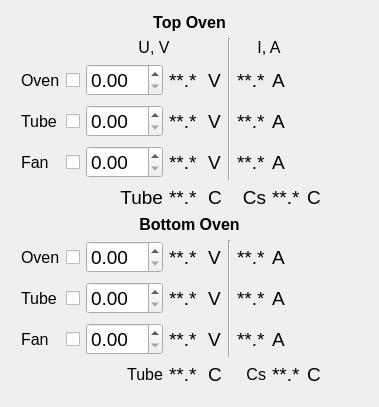
<?xml version="1.0" encoding="UTF-8"?>
<ui version="4.0">
 <class>MainWindow</class>
 <widget class="QMainWindow" name="MainWindow">
  <property name="geometry">
   <rect>
    <x>0</x>
    <y>0</y>
    <width>362</width>
    <height>400</height>
   </rect>
  </property>
  <property name="sizePolicy">
   <sizepolicy hsizetype="Preferred" vsizetype="Preferred">
    <horstretch>0</horstretch>
    <verstretch>0</verstretch>
   </sizepolicy>
  </property>
  <property name="maximumSize">
   <size>
    <width>362</width>
    <height>400</height>
   </size>
  </property>
  <property name="font">
   <font>
    <pointsize>12</pointsize>
   </font>
  </property>
  <property name="windowTitle">
   <string>Emittance Plot Processing</string>
  </property>
  <property name="windowIcon">
   <iconset>
    <normaloff>icon.png</normaloff>icon.png</iconset>
  </property>
  <widget class="QWidget" name="centralwidget">
   <property name="sizePolicy">
    <sizepolicy hsizetype="Maximum" vsizetype="Preferred">
     <horstretch>0</horstretch>
     <verstretch>0</verstretch>
    </sizepolicy>
   </property>
   <layout class="QVBoxLayout" name="verticalLayout">
    <property name="topMargin">
     <number>13</number>
    </property>
    <item>
     <layout class="QGridLayout" name="gridLayout_7">
      <property name="leftMargin">
       <number>12</number>
      </property>
      <property name="topMargin">
       <number>0</number>
      </property>
      <property name="rightMargin">
       <number>12</number>
      </property>
      <property name="bottomMargin">
       <number>12</number>
      </property>
      <item row="5" column="3">
       <widget class="QLabel" name="label_107">
        <property name="sizePolicy">
         <sizepolicy hsizetype="Preferred" vsizetype="Maximum">
          <horstretch>0</horstretch>
          <verstretch>0</verstretch>
         </sizepolicy>
        </property>
        <property name="font">
         <font>
          <pointsize>14</pointsize>
         </font>
        </property>
        <property name="text">
         <string>**.* </string>
        </property>
       </widget>
      </item>
      <item row="5" column="4">
       <widget class="QLabel" name="label_108">
        <property name="sizePolicy">
         <sizepolicy hsizetype="Maximum" vsizetype="Maximum">
          <horstretch>0</horstretch>
          <verstretch>0</verstretch>
         </sizepolicy>
        </property>
        <property name="font">
         <font>
          <pointsize>14</pointsize>
         </font>
        </property>
        <property name="text">
         <string>C</string>
        </property>
       </widget>
      </item>
      <item row="9" column="0">
       <widget class="QLabel" name="label_91">
        <property name="sizePolicy">
         <sizepolicy hsizetype="Maximum" vsizetype="Maximum">
          <horstretch>0</horstretch>
          <verstretch>0</verstretch>
         </sizepolicy>
        </property>
        <property name="text">
         <string>Fan</string>
        </property>
       </widget>
      </item>
      <item row="2" column="0">
       <widget class="QLabel" name="label_61">
        <property name="sizePolicy">
         <sizepolicy hsizetype="Maximum" vsizetype="Maximum">
          <horstretch>0</horstretch>
          <verstretch>0</verstretch>
         </sizepolicy>
        </property>
        <property name="text">
         <string>Oven</string>
        </property>
       </widget>
      </item>
      <item row="10" column="3">
       <widget class="QLabel" name="label_100">
        <property name="sizePolicy">
         <sizepolicy hsizetype="Preferred" vsizetype="Maximum">
          <horstretch>0</horstretch>
          <verstretch>0</verstretch>
         </sizepolicy>
        </property>
        <property name="font">
         <font>
          <pointsize>14</pointsize>
         </font>
        </property>
        <property name="text">
         <string>**.* </string>
        </property>
       </widget>
      </item>
      <item row="5" column="6">
       <widget class="QLabel" name="label_109">
        <property name="sizePolicy">
         <sizepolicy hsizetype="Preferred" vsizetype="Maximum">
          <horstretch>0</horstretch>
          <verstretch>0</verstretch>
         </sizepolicy>
        </property>
        <property name="font">
         <font>
          <pointsize>14</pointsize>
         </font>
        </property>
        <property name="text">
         <string>Cs</string>
        </property>
        <property name="alignment">
         <set>Qt::AlignRight|Qt::AlignTrailing|Qt::AlignVCenter</set>
        </property>
       </widget>
      </item>
      <item row="8" column="2">
       <widget class="QDoubleSpinBox" name="doubleSpinBox_13">
        <property name="sizePolicy">
         <sizepolicy hsizetype="Preferred" vsizetype="Maximum">
          <horstretch>0</horstretch>
          <verstretch>0</verstretch>
         </sizepolicy>
        </property>
        <property name="font">
         <font>
          <pointsize>14</pointsize>
         </font>
        </property>
       </widget>
      </item>
      <item row="7" column="3">
       <widget class="QLabel" name="label_93">
        <property name="sizePolicy">
         <sizepolicy hsizetype="Preferred" vsizetype="Maximum">
          <horstretch>0</horstretch>
          <verstretch>0</verstretch>
         </sizepolicy>
        </property>
        <property name="font">
         <font>
          <pointsize>14</pointsize>
         </font>
        </property>
        <property name="text">
         <string>**.* </string>
        </property>
       </widget>
      </item>
      <item row="10" column="6">
       <widget class="QLabel" name="label_103">
        <property name="sizePolicy">
         <sizepolicy hsizetype="Preferred" vsizetype="Maximum">
          <horstretch>0</horstretch>
          <verstretch>0</verstretch>
         </sizepolicy>
        </property>
        <property name="text">
         <string>Cs</string>
        </property>
        <property name="alignment">
         <set>Qt::AlignRight|Qt::AlignTrailing|Qt::AlignVCenter</set>
        </property>
       </widget>
      </item>
      <item row="4" column="2">
       <widget class="QDoubleSpinBox" name="doubleSpinBox_9">
        <property name="sizePolicy">
         <sizepolicy hsizetype="Preferred" vsizetype="Maximum">
          <horstretch>0</horstretch>
          <verstretch>0</verstretch>
         </sizepolicy>
        </property>
        <property name="font">
         <font>
          <pointsize>14</pointsize>
         </font>
        </property>
       </widget>
      </item>
      <item row="9" column="2">
       <widget class="QDoubleSpinBox" name="doubleSpinBox_14">
        <property name="sizePolicy">
         <sizepolicy hsizetype="Preferred" vsizetype="Maximum">
          <horstretch>0</horstretch>
          <verstretch>0</verstretch>
         </sizepolicy>
        </property>
        <property name="font">
         <font>
          <pointsize>14</pointsize>
         </font>
        </property>
       </widget>
      </item>
      <item row="9" column="4">
       <widget class="QLabel" name="label_95">
        <property name="sizePolicy">
         <sizepolicy hsizetype="Maximum" vsizetype="Maximum">
          <horstretch>0</horstretch>
          <verstretch>0</verstretch>
         </sizepolicy>
        </property>
        <property name="font">
         <font>
          <pointsize>14</pointsize>
         </font>
        </property>
        <property name="text">
         <string>V</string>
        </property>
       </widget>
      </item>
      <item row="9" column="1">
       <widget class="QCheckBox" name="checkBox_25">
        <property name="sizePolicy">
         <sizepolicy hsizetype="Maximum" vsizetype="Maximum">
          <horstretch>0</horstretch>
          <verstretch>0</verstretch>
         </sizepolicy>
        </property>
        <property name="text">
         <string/>
        </property>
       </widget>
      </item>
      <item row="2" column="3">
       <widget class="QLabel" name="label_68">
        <property name="sizePolicy">
         <sizepolicy hsizetype="Preferred" vsizetype="Maximum">
          <horstretch>0</horstretch>
          <verstretch>0</verstretch>
         </sizepolicy>
        </property>
        <property name="font">
         <font>
          <pointsize>14</pointsize>
         </font>
        </property>
        <property name="text">
         <string>**.* </string>
        </property>
       </widget>
      </item>
      <item row="5" column="8">
       <widget class="QLabel" name="label_111">
        <property name="sizePolicy">
         <sizepolicy hsizetype="Maximum" vsizetype="Maximum">
          <horstretch>0</horstretch>
          <verstretch>0</verstretch>
         </sizepolicy>
        </property>
        <property name="font">
         <font>
          <pointsize>14</pointsize>
         </font>
        </property>
        <property name="text">
         <string>C</string>
        </property>
       </widget>
      </item>
      <item row="8" column="1">
       <widget class="QCheckBox" name="checkBox_24">
        <property name="sizePolicy">
         <sizepolicy hsizetype="Maximum" vsizetype="Maximum">
          <horstretch>0</horstretch>
          <verstretch>0</verstretch>
         </sizepolicy>
        </property>
        <property name="text">
         <string/>
        </property>
       </widget>
      </item>
      <item row="2" column="1">
       <widget class="QCheckBox" name="checkBox_20">
        <property name="sizePolicy">
         <sizepolicy hsizetype="Maximum" vsizetype="Maximum">
          <horstretch>0</horstretch>
          <verstretch>0</verstretch>
         </sizepolicy>
        </property>
        <property name="text">
         <string/>
        </property>
       </widget>
      </item>
      <item row="3" column="1">
       <widget class="QCheckBox" name="checkBox_21">
        <property name="sizePolicy">
         <sizepolicy hsizetype="Maximum" vsizetype="Maximum">
          <horstretch>0</horstretch>
          <verstretch>0</verstretch>
         </sizepolicy>
        </property>
        <property name="text">
         <string/>
        </property>
       </widget>
      </item>
      <item row="4" column="3">
       <widget class="QLabel" name="label_78">
        <property name="sizePolicy">
         <sizepolicy hsizetype="Preferred" vsizetype="Maximum">
          <horstretch>0</horstretch>
          <verstretch>0</verstretch>
         </sizepolicy>
        </property>
        <property name="font">
         <font>
          <pointsize>14</pointsize>
         </font>
        </property>
        <property name="text">
         <string>**.* </string>
        </property>
       </widget>
      </item>
      <item row="4" column="4">
       <widget class="QLabel" name="label_79">
        <property name="sizePolicy">
         <sizepolicy hsizetype="Maximum" vsizetype="Maximum">
          <horstretch>0</horstretch>
          <verstretch>0</verstretch>
         </sizepolicy>
        </property>
        <property name="font">
         <font>
          <pointsize>14</pointsize>
         </font>
        </property>
        <property name="text">
         <string>V</string>
        </property>
       </widget>
      </item>
      <item row="2" column="4">
       <widget class="QLabel" name="label_71">
        <property name="sizePolicy">
         <sizepolicy hsizetype="Maximum" vsizetype="Maximum">
          <horstretch>0</horstretch>
          <verstretch>0</verstretch>
         </sizepolicy>
        </property>
        <property name="font">
         <font>
          <pointsize>14</pointsize>
         </font>
        </property>
        <property name="text">
         <string>V</string>
        </property>
       </widget>
      </item>
      <item row="4" column="1">
       <widget class="QCheckBox" name="checkBox_22">
        <property name="sizePolicy">
         <sizepolicy hsizetype="Maximum" vsizetype="Maximum">
          <horstretch>0</horstretch>
          <verstretch>0</verstretch>
         </sizepolicy>
        </property>
        <property name="text">
         <string/>
        </property>
       </widget>
      </item>
      <item row="8" column="4">
       <widget class="QLabel" name="label_94">
        <property name="sizePolicy">
         <sizepolicy hsizetype="Maximum" vsizetype="Maximum">
          <horstretch>0</horstretch>
          <verstretch>0</verstretch>
         </sizepolicy>
        </property>
        <property name="font">
         <font>
          <pointsize>14</pointsize>
         </font>
        </property>
        <property name="text">
         <string>V</string>
        </property>
       </widget>
      </item>
      <item row="3" column="4">
       <widget class="QLabel" name="label_74">
        <property name="sizePolicy">
         <sizepolicy hsizetype="Maximum" vsizetype="Maximum">
          <horstretch>0</horstretch>
          <verstretch>0</verstretch>
         </sizepolicy>
        </property>
        <property name="font">
         <font>
          <pointsize>14</pointsize>
         </font>
        </property>
        <property name="text">
         <string>V</string>
        </property>
       </widget>
      </item>
      <item row="3" column="2">
       <widget class="QDoubleSpinBox" name="doubleSpinBox_3">
        <property name="sizePolicy">
         <sizepolicy hsizetype="Preferred" vsizetype="Maximum">
          <horstretch>0</horstretch>
          <verstretch>0</verstretch>
         </sizepolicy>
        </property>
        <property name="font">
         <font>
          <pointsize>14</pointsize>
         </font>
        </property>
       </widget>
      </item>
      <item row="4" column="0">
       <widget class="QLabel" name="label_77">
        <property name="sizePolicy">
         <sizepolicy hsizetype="Maximum" vsizetype="Maximum">
          <horstretch>0</horstretch>
          <verstretch>0</verstretch>
         </sizepolicy>
        </property>
        <property name="text">
         <string>Fan</string>
        </property>
       </widget>
      </item>
      <item row="7" column="0">
       <widget class="QLabel" name="label_85">
        <property name="sizePolicy">
         <sizepolicy hsizetype="Maximum" vsizetype="Maximum">
          <horstretch>0</horstretch>
          <verstretch>0</verstretch>
         </sizepolicy>
        </property>
        <property name="text">
         <string>Oven</string>
        </property>
       </widget>
      </item>
      <item row="3" column="3">
       <widget class="QLabel" name="label_73">
        <property name="sizePolicy">
         <sizepolicy hsizetype="Preferred" vsizetype="Maximum">
          <horstretch>0</horstretch>
          <verstretch>0</verstretch>
         </sizepolicy>
        </property>
        <property name="font">
         <font>
          <pointsize>14</pointsize>
         </font>
        </property>
        <property name="text">
         <string>**.* </string>
        </property>
       </widget>
      </item>
      <item row="8" column="0">
       <widget class="QLabel" name="label_90">
        <property name="sizePolicy">
         <sizepolicy hsizetype="Maximum" vsizetype="Maximum">
          <horstretch>0</horstretch>
          <verstretch>0</verstretch>
         </sizepolicy>
        </property>
        <property name="text">
         <string>Tube</string>
        </property>
       </widget>
      </item>
      <item row="2" column="2">
       <widget class="QDoubleSpinBox" name="doubleSpinBox">
        <property name="sizePolicy">
         <sizepolicy hsizetype="Preferred" vsizetype="Maximum">
          <horstretch>0</horstretch>
          <verstretch>0</verstretch>
         </sizepolicy>
        </property>
        <property name="font">
         <font>
          <pointsize>14</pointsize>
         </font>
        </property>
       </widget>
      </item>
      <item row="8" column="3">
       <widget class="QLabel" name="label_92">
        <property name="sizePolicy">
         <sizepolicy hsizetype="Preferred" vsizetype="Maximum">
          <horstretch>0</horstretch>
          <verstretch>0</verstretch>
         </sizepolicy>
        </property>
        <property name="font">
         <font>
          <pointsize>14</pointsize>
         </font>
        </property>
        <property name="text">
         <string>**.* </string>
        </property>
       </widget>
      </item>
      <item row="7" column="1">
       <widget class="QCheckBox" name="checkBox_23">
        <property name="sizePolicy">
         <sizepolicy hsizetype="Maximum" vsizetype="Maximum">
          <horstretch>0</horstretch>
          <verstretch>0</verstretch>
         </sizepolicy>
        </property>
        <property name="text">
         <string/>
        </property>
       </widget>
      </item>
      <item row="3" column="0">
       <widget class="QLabel" name="label_62">
        <property name="sizePolicy">
         <sizepolicy hsizetype="Maximum" vsizetype="Maximum">
          <horstretch>0</horstretch>
          <verstretch>0</verstretch>
         </sizepolicy>
        </property>
        <property name="text">
         <string>Tube</string>
        </property>
       </widget>
      </item>
      <item row="9" column="6">
       <widget class="QLabel" name="label_97">
        <property name="sizePolicy">
         <sizepolicy hsizetype="Preferred" vsizetype="Maximum">
          <horstretch>0</horstretch>
          <verstretch>0</verstretch>
         </sizepolicy>
        </property>
        <property name="font">
         <font>
          <pointsize>14</pointsize>
         </font>
        </property>
        <property name="text">
         <string>**.*</string>
        </property>
       </widget>
      </item>
      <item row="2" column="8">
       <widget class="QPushButton" name="pushButton_49">
        <property name="enabled">
         <bool>false</bool>
        </property>
        <property name="sizePolicy">
         <sizepolicy hsizetype="Maximum" vsizetype="Maximum">
          <horstretch>0</horstretch>
          <verstretch>0</verstretch>
         </sizepolicy>
        </property>
        <property name="minimumSize">
         <size>
          <width>0</width>
          <height>35</height>
         </size>
        </property>
        <property name="maximumSize">
         <size>
          <width>16777215</width>
          <height>35</height>
         </size>
        </property>
        <property name="font">
         <font>
          <pointsize>14</pointsize>
         </font>
        </property>
        <property name="styleSheet">
         <string notr="true">QPushButton {
    border-style: outset;
}
</string>
        </property>
        <property name="text">
         <string notr="true"/>
        </property>
        <property name="icon">
         <iconset>
          <normaloff>leds/images48/ledred.png</normaloff>
          <normalon>leds/images48/ledgreen.png</normalon>leds/images48/ledred.png</iconset>
        </property>
        <property name="iconSize">
         <size>
          <width>36</width>
          <height>36</height>
         </size>
        </property>
        <property name="checkable">
         <bool>true</bool>
        </property>
        <property name="checked">
         <bool>true</bool>
        </property>
        <property name="autoDefault">
         <bool>true</bool>
        </property>
        <property name="default">
         <bool>false</bool>
        </property>
        <property name="flat">
         <bool>true</bool>
        </property>
       </widget>
      </item>
      <item row="8" column="7">
       <widget class="QLabel" name="label_98">
        <property name="sizePolicy">
         <sizepolicy hsizetype="Maximum" vsizetype="Maximum">
          <horstretch>0</horstretch>
          <verstretch>0</verstretch>
         </sizepolicy>
        </property>
        <property name="font">
         <font>
          <pointsize>14</pointsize>
         </font>
        </property>
        <property name="text">
         <string>A</string>
        </property>
       </widget>
      </item>
      <item row="7" column="8">
       <widget class="QPushButton" name="pushButton_55">
        <property name="enabled">
         <bool>false</bool>
        </property>
        <property name="sizePolicy">
         <sizepolicy hsizetype="Maximum" vsizetype="Maximum">
          <horstretch>0</horstretch>
          <verstretch>0</verstretch>
         </sizepolicy>
        </property>
        <property name="minimumSize">
         <size>
          <width>0</width>
          <height>35</height>
         </size>
        </property>
        <property name="maximumSize">
         <size>
          <width>16777215</width>
          <height>35</height>
         </size>
        </property>
        <property name="font">
         <font>
          <pointsize>14</pointsize>
         </font>
        </property>
        <property name="styleSheet">
         <string notr="true">QPushButton {
    border-style: outset;
}
</string>
        </property>
        <property name="text">
         <string notr="true"/>
        </property>
        <property name="icon">
         <iconset>
          <normaloff>leds/images48/ledred.png</normaloff>
          <normalon>leds/images48/ledgreen.png</normalon>leds/images48/ledred.png</iconset>
        </property>
        <property name="iconSize">
         <size>
          <width>36</width>
          <height>36</height>
         </size>
        </property>
        <property name="checkable">
         <bool>true</bool>
        </property>
        <property name="checked">
         <bool>true</bool>
        </property>
        <property name="autoDefault">
         <bool>true</bool>
        </property>
        <property name="default">
         <bool>false</bool>
        </property>
        <property name="flat">
         <bool>true</bool>
        </property>
       </widget>
      </item>
      <item row="8" column="8">
       <widget class="QPushButton" name="pushButton_56">
        <property name="enabled">
         <bool>false</bool>
        </property>
        <property name="sizePolicy">
         <sizepolicy hsizetype="Maximum" vsizetype="Maximum">
          <horstretch>0</horstretch>
          <verstretch>0</verstretch>
         </sizepolicy>
        </property>
        <property name="minimumSize">
         <size>
          <width>0</width>
          <height>35</height>
         </size>
        </property>
        <property name="maximumSize">
         <size>
          <width>16777215</width>
          <height>35</height>
         </size>
        </property>
        <property name="font">
         <font>
          <pointsize>14</pointsize>
         </font>
        </property>
        <property name="styleSheet">
         <string notr="true">QPushButton {
    border-style: outset;
}
</string>
        </property>
        <property name="text">
         <string notr="true"/>
        </property>
        <property name="icon">
         <iconset>
          <normaloff>leds/images48/ledred.png</normaloff>
          <normalon>leds/images48/ledgreen.png</normalon>leds/images48/ledred.png</iconset>
        </property>
        <property name="iconSize">
         <size>
          <width>36</width>
          <height>36</height>
         </size>
        </property>
        <property name="checkable">
         <bool>true</bool>
        </property>
        <property name="checked">
         <bool>true</bool>
        </property>
        <property name="autoDefault">
         <bool>true</bool>
        </property>
        <property name="default">
         <bool>false</bool>
        </property>
        <property name="flat">
         <bool>true</bool>
        </property>
       </widget>
      </item>
      <item row="2" column="6">
       <widget class="QLabel" name="label_69">
        <property name="sizePolicy">
         <sizepolicy hsizetype="Preferred" vsizetype="Maximum">
          <horstretch>0</horstretch>
          <verstretch>0</verstretch>
         </sizepolicy>
        </property>
        <property name="font">
         <font>
          <pointsize>14</pointsize>
         </font>
        </property>
        <property name="text">
         <string>**.*</string>
        </property>
       </widget>
      </item>
      <item row="2" column="7">
       <widget class="QLabel" name="label_72">
        <property name="sizePolicy">
         <sizepolicy hsizetype="Maximum" vsizetype="Maximum">
          <horstretch>0</horstretch>
          <verstretch>0</verstretch>
         </sizepolicy>
        </property>
        <property name="font">
         <font>
          <pointsize>14</pointsize>
         </font>
        </property>
        <property name="text">
         <string>A</string>
        </property>
       </widget>
      </item>
      <item row="9" column="8">
       <widget class="QPushButton" name="pushButton_57">
        <property name="enabled">
         <bool>false</bool>
        </property>
        <property name="sizePolicy">
         <sizepolicy hsizetype="Maximum" vsizetype="Maximum">
          <horstretch>0</horstretch>
          <verstretch>0</verstretch>
         </sizepolicy>
        </property>
        <property name="minimumSize">
         <size>
          <width>0</width>
          <height>35</height>
         </size>
        </property>
        <property name="maximumSize">
         <size>
          <width>16777215</width>
          <height>35</height>
         </size>
        </property>
        <property name="font">
         <font>
          <pointsize>14</pointsize>
         </font>
        </property>
        <property name="styleSheet">
         <string notr="true">QPushButton {
    border-style: outset;
}
</string>
        </property>
        <property name="text">
         <string notr="true"/>
        </property>
        <property name="icon">
         <iconset>
          <normaloff>leds/images48/ledred.png</normaloff>
          <normalon>leds/images48/ledgreen.png</normalon>leds/images48/ledred.png</iconset>
        </property>
        <property name="iconSize">
         <size>
          <width>36</width>
          <height>36</height>
         </size>
        </property>
        <property name="checkable">
         <bool>true</bool>
        </property>
        <property name="checked">
         <bool>true</bool>
        </property>
        <property name="autoDefault">
         <bool>true</bool>
        </property>
        <property name="default">
         <bool>false</bool>
        </property>
        <property name="flat">
         <bool>true</bool>
        </property>
       </widget>
      </item>
      <item row="5" column="7">
       <widget class="QLabel" name="label_110">
        <property name="sizePolicy">
         <sizepolicy hsizetype="Preferred" vsizetype="Maximum">
          <horstretch>0</horstretch>
          <verstretch>0</verstretch>
         </sizepolicy>
        </property>
        <property name="font">
         <font>
          <pointsize>14</pointsize>
         </font>
        </property>
        <property name="text">
         <string>**.*</string>
        </property>
       </widget>
      </item>
      <item row="4" column="8">
       <widget class="QPushButton" name="pushButton_54">
        <property name="enabled">
         <bool>false</bool>
        </property>
        <property name="sizePolicy">
         <sizepolicy hsizetype="Maximum" vsizetype="Maximum">
          <horstretch>0</horstretch>
          <verstretch>0</verstretch>
         </sizepolicy>
        </property>
        <property name="minimumSize">
         <size>
          <width>0</width>
          <height>35</height>
         </size>
        </property>
        <property name="maximumSize">
         <size>
          <width>16777215</width>
          <height>35</height>
         </size>
        </property>
        <property name="font">
         <font>
          <pointsize>14</pointsize>
         </font>
        </property>
        <property name="styleSheet">
         <string notr="true">QPushButton {
    border-style: outset;
}
</string>
        </property>
        <property name="text">
         <string notr="true"/>
        </property>
        <property name="icon">
         <iconset>
          <normaloff>leds/images48/ledred.png</normaloff>
          <normalon>leds/images48/ledgreen.png</normalon>leds/images48/ledred.png</iconset>
        </property>
        <property name="iconSize">
         <size>
          <width>36</width>
          <height>36</height>
         </size>
        </property>
        <property name="checkable">
         <bool>true</bool>
        </property>
        <property name="checked">
         <bool>true</bool>
        </property>
        <property name="autoDefault">
         <bool>true</bool>
        </property>
        <property name="default">
         <bool>false</bool>
        </property>
        <property name="flat">
         <bool>true</bool>
        </property>
       </widget>
      </item>
      <item row="9" column="7">
       <widget class="QLabel" name="label_99">
        <property name="sizePolicy">
         <sizepolicy hsizetype="Maximum" vsizetype="Maximum">
          <horstretch>0</horstretch>
          <verstretch>0</verstretch>
         </sizepolicy>
        </property>
        <property name="font">
         <font>
          <pointsize>14</pointsize>
         </font>
        </property>
        <property name="text">
         <string>A</string>
        </property>
       </widget>
      </item>
      <item row="9" column="3">
       <widget class="QLabel" name="label_86">
        <property name="sizePolicy">
         <sizepolicy hsizetype="Preferred" vsizetype="Maximum">
          <horstretch>0</horstretch>
          <verstretch>0</verstretch>
         </sizepolicy>
        </property>
        <property name="font">
         <font>
          <pointsize>14</pointsize>
         </font>
        </property>
        <property name="text">
         <string>**.* </string>
        </property>
       </widget>
      </item>
      <item row="10" column="8">
       <widget class="QLabel" name="label_104">
        <property name="sizePolicy">
         <sizepolicy hsizetype="Maximum" vsizetype="Maximum">
          <horstretch>0</horstretch>
          <verstretch>0</verstretch>
         </sizepolicy>
        </property>
        <property name="font">
         <font>
          <pointsize>14</pointsize>
         </font>
        </property>
        <property name="text">
         <string>C</string>
        </property>
       </widget>
      </item>
      <item row="4" column="7">
       <widget class="QLabel" name="label_81">
        <property name="sizePolicy">
         <sizepolicy hsizetype="Maximum" vsizetype="Maximum">
          <horstretch>0</horstretch>
          <verstretch>0</verstretch>
         </sizepolicy>
        </property>
        <property name="font">
         <font>
          <pointsize>14</pointsize>
         </font>
        </property>
        <property name="text">
         <string>A</string>
        </property>
       </widget>
      </item>
      <item row="10" column="2">
       <widget class="QLabel" name="label_102">
        <property name="sizePolicy">
         <sizepolicy hsizetype="Preferred" vsizetype="Maximum">
          <horstretch>0</horstretch>
          <verstretch>0</verstretch>
         </sizepolicy>
        </property>
        <property name="text">
         <string>Tube</string>
        </property>
        <property name="alignment">
         <set>Qt::AlignRight|Qt::AlignTrailing|Qt::AlignVCenter</set>
        </property>
       </widget>
      </item>
      <item row="7" column="7">
       <widget class="QLabel" name="label_89">
        <property name="sizePolicy">
         <sizepolicy hsizetype="Maximum" vsizetype="Maximum">
          <horstretch>0</horstretch>
          <verstretch>0</verstretch>
         </sizepolicy>
        </property>
        <property name="font">
         <font>
          <pointsize>14</pointsize>
         </font>
        </property>
        <property name="text">
         <string>A</string>
        </property>
       </widget>
      </item>
      <item row="5" column="2">
       <widget class="QLabel" name="label_106">
        <property name="sizePolicy">
         <sizepolicy hsizetype="Preferred" vsizetype="Maximum">
          <horstretch>0</horstretch>
          <verstretch>0</verstretch>
         </sizepolicy>
        </property>
        <property name="font">
         <font>
          <pointsize>14</pointsize>
         </font>
        </property>
        <property name="text">
         <string>Tube</string>
        </property>
        <property name="alignment">
         <set>Qt::AlignRight|Qt::AlignTrailing|Qt::AlignVCenter</set>
        </property>
       </widget>
      </item>
      <item row="1" column="6" colspan="2">
       <widget class="QLabel" name="label_65">
        <property name="sizePolicy">
         <sizepolicy hsizetype="Preferred" vsizetype="Maximum">
          <horstretch>0</horstretch>
          <verstretch>0</verstretch>
         </sizepolicy>
        </property>
        <property name="text">
         <string>I, A</string>
        </property>
        <property name="alignment">
         <set>Qt::AlignCenter</set>
        </property>
       </widget>
      </item>
      <item row="3" column="7">
       <widget class="QLabel" name="label_76">
        <property name="sizePolicy">
         <sizepolicy hsizetype="Maximum" vsizetype="Maximum">
          <horstretch>0</horstretch>
          <verstretch>0</verstretch>
         </sizepolicy>
        </property>
        <property name="font">
         <font>
          <pointsize>14</pointsize>
         </font>
        </property>
        <property name="text">
         <string>A</string>
        </property>
       </widget>
      </item>
      <item row="7" column="4">
       <widget class="QLabel" name="label_87">
        <property name="sizePolicy">
         <sizepolicy hsizetype="Maximum" vsizetype="Maximum">
          <horstretch>0</horstretch>
          <verstretch>0</verstretch>
         </sizepolicy>
        </property>
        <property name="font">
         <font>
          <pointsize>14</pointsize>
         </font>
        </property>
        <property name="text">
         <string>V</string>
        </property>
       </widget>
      </item>
      <item row="10" column="4">
       <widget class="QLabel" name="label_105">
        <property name="sizePolicy">
         <sizepolicy hsizetype="Maximum" vsizetype="Maximum">
          <horstretch>0</horstretch>
          <verstretch>0</verstretch>
         </sizepolicy>
        </property>
        <property name="font">
         <font>
          <pointsize>14</pointsize>
         </font>
        </property>
        <property name="text">
         <string>C</string>
        </property>
       </widget>
      </item>
      <item row="10" column="7">
       <widget class="QLabel" name="label_101">
        <property name="sizePolicy">
         <sizepolicy hsizetype="Preferred" vsizetype="Maximum">
          <horstretch>0</horstretch>
          <verstretch>0</verstretch>
         </sizepolicy>
        </property>
        <property name="font">
         <font>
          <pointsize>14</pointsize>
         </font>
        </property>
        <property name="text">
         <string>**.*</string>
        </property>
       </widget>
      </item>
      <item row="7" column="2">
       <widget class="QDoubleSpinBox" name="doubleSpinBox_11">
        <property name="sizePolicy">
         <sizepolicy hsizetype="Preferred" vsizetype="Maximum">
          <horstretch>0</horstretch>
          <verstretch>0</verstretch>
         </sizepolicy>
        </property>
        <property name="font">
         <font>
          <pointsize>14</pointsize>
         </font>
        </property>
       </widget>
      </item>
      <item row="3" column="6">
       <widget class="QLabel" name="label_75">
        <property name="sizePolicy">
         <sizepolicy hsizetype="Preferred" vsizetype="Maximum">
          <horstretch>0</horstretch>
          <verstretch>0</verstretch>
         </sizepolicy>
        </property>
        <property name="font">
         <font>
          <pointsize>14</pointsize>
         </font>
        </property>
        <property name="text">
         <string>**.*</string>
        </property>
       </widget>
      </item>
      <item row="3" column="8">
       <widget class="QPushButton" name="pushButton_53">
        <property name="enabled">
         <bool>false</bool>
        </property>
        <property name="sizePolicy">
         <sizepolicy hsizetype="Maximum" vsizetype="Maximum">
          <horstretch>0</horstretch>
          <verstretch>0</verstretch>
         </sizepolicy>
        </property>
        <property name="minimumSize">
         <size>
          <width>0</width>
          <height>35</height>
         </size>
        </property>
        <property name="maximumSize">
         <size>
          <width>16777215</width>
          <height>35</height>
         </size>
        </property>
        <property name="font">
         <font>
          <pointsize>14</pointsize>
         </font>
        </property>
        <property name="styleSheet">
         <string notr="true">QPushButton {
    border-style: outset;
}
</string>
        </property>
        <property name="text">
         <string notr="true"/>
        </property>
        <property name="icon">
         <iconset>
          <normaloff>leds/images48/ledred.png</normaloff>
          <normalon>leds/images48/ledgreen.png</normalon>leds/images48/ledred.png</iconset>
        </property>
        <property name="iconSize">
         <size>
          <width>36</width>
          <height>36</height>
         </size>
        </property>
        <property name="checkable">
         <bool>true</bool>
        </property>
        <property name="checked">
         <bool>true</bool>
        </property>
        <property name="autoDefault">
         <bool>true</bool>
        </property>
        <property name="default">
         <bool>false</bool>
        </property>
        <property name="flat">
         <bool>true</bool>
        </property>
       </widget>
      </item>
      <item row="7" column="6">
       <widget class="QLabel" name="label_88">
        <property name="sizePolicy">
         <sizepolicy hsizetype="Preferred" vsizetype="Maximum">
          <horstretch>0</horstretch>
          <verstretch>0</verstretch>
         </sizepolicy>
        </property>
        <property name="font">
         <font>
          <pointsize>14</pointsize>
         </font>
        </property>
        <property name="text">
         <string>**.*</string>
        </property>
       </widget>
      </item>
      <item row="8" column="6">
       <widget class="QLabel" name="label_96">
        <property name="sizePolicy">
         <sizepolicy hsizetype="Preferred" vsizetype="Maximum">
          <horstretch>0</horstretch>
          <verstretch>0</verstretch>
         </sizepolicy>
        </property>
        <property name="font">
         <font>
          <pointsize>14</pointsize>
         </font>
        </property>
        <property name="text">
         <string>**.*</string>
        </property>
       </widget>
      </item>
      <item row="4" column="6">
       <widget class="QLabel" name="label_80">
        <property name="sizePolicy">
         <sizepolicy hsizetype="Preferred" vsizetype="Maximum">
          <horstretch>0</horstretch>
          <verstretch>0</verstretch>
         </sizepolicy>
        </property>
        <property name="font">
         <font>
          <pointsize>14</pointsize>
         </font>
        </property>
        <property name="text">
         <string>**.*</string>
        </property>
       </widget>
      </item>
      <item row="6" column="0" colspan="9">
       <widget class="QLabel" name="label_82">
        <property name="sizePolicy">
         <sizepolicy hsizetype="Minimum" vsizetype="Maximum">
          <horstretch>0</horstretch>
          <verstretch>0</verstretch>
         </sizepolicy>
        </property>
        <property name="font">
         <font>
          <pointsize>12</pointsize>
          <weight>75</weight>
          <bold>true</bold>
         </font>
        </property>
        <property name="text">
         <string>Bottom Oven</string>
        </property>
        <property name="alignment">
         <set>Qt::AlignBottom|Qt::AlignHCenter</set>
        </property>
       </widget>
      </item>
      <item row="0" column="0" colspan="9">
       <widget class="QLabel" name="label_63">
        <property name="sizePolicy">
         <sizepolicy hsizetype="Minimum" vsizetype="Maximum">
          <horstretch>0</horstretch>
          <verstretch>0</verstretch>
         </sizepolicy>
        </property>
        <property name="font">
         <font>
          <pointsize>12</pointsize>
          <weight>75</weight>
          <bold>true</bold>
         </font>
        </property>
        <property name="text">
         <string>Top Oven</string>
        </property>
        <property name="alignment">
         <set>Qt::AlignBottom|Qt::AlignHCenter</set>
        </property>
       </widget>
      </item>
      <item row="1" column="2" colspan="3">
       <widget class="QLabel" name="label_64">
        <property name="sizePolicy">
         <sizepolicy hsizetype="Preferred" vsizetype="Maximum">
          <horstretch>0</horstretch>
          <verstretch>0</verstretch>
         </sizepolicy>
        </property>
        <property name="text">
         <string>U, V</string>
        </property>
        <property name="alignment">
         <set>Qt::AlignCenter</set>
        </property>
       </widget>
      </item>
      <item row="1" column="5" rowspan="4">
       <widget class="Line" name="line">
        <property name="orientation">
         <enum>Qt::Vertical</enum>
        </property>
       </widget>
      </item>
      <item row="7" column="5" rowspan="3">
       <widget class="Line" name="line_2">
        <property name="orientation">
         <enum>Qt::Vertical</enum>
        </property>
       </widget>
      </item>
     </layout>
    </item>
   </layout>
  </widget>
  <action name="actionOpen">
   <property name="text">
    <string>Open</string>
   </property>
   <property name="font">
    <font>
     <family>Tahoma</family>
     <pointsize>10</pointsize>
    </font>
   </property>
  </action>
  <action name="actionQuit">
   <property name="text">
    <string>Quit</string>
   </property>
  </action>
  <action name="actionPlot">
   <property name="checkable">
    <bool>true</bool>
   </property>
   <property name="checked">
    <bool>true</bool>
   </property>
   <property name="text">
    <string>Plot</string>
   </property>
  </action>
  <action name="actionLog">
   <property name="checkable">
    <bool>true</bool>
   </property>
   <property name="text">
    <string>Log</string>
   </property>
  </action>
  <action name="actionParameters">
   <property name="checkable">
    <bool>true</bool>
   </property>
   <property name="text">
    <string>Parameters</string>
   </property>
  </action>
  <action name="actionAbout">
   <property name="text">
    <string>About</string>
   </property>
  </action>
 </widget>
 <resources/>
 <connections/>
 <designerdata>
  <property name="gridDeltaX">
   <number>10</number>
  </property>
  <property name="gridDeltaY">
   <number>10</number>
  </property>
  <property name="gridSnapX">
   <bool>true</bool>
  </property>
  <property name="gridSnapY">
   <bool>true</bool>
  </property>
  <property name="gridVisible">
   <bool>true</bool>
  </property>
 </designerdata>
</ui>
